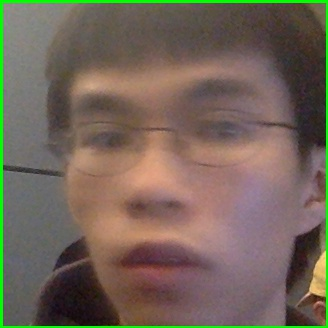
#> input picture Demo/Faces/Kevin/Image_256.jpg, 328 x 328 px
$ python Train4_TEST-cloudtraining_local.py
#> lines starting #> are read from the running program, lines starting #| are printed output that depends on the picture; after the words box and inside, x2 and y2 are one past the last pixel; in counts of white or black regions, pixels touching at a corner belong together
import cv2, sys, numpy, os
import time
#import _thread
from cv2 import face
# import pickle

labl = []
size = 5
face_cascade = cv2.CascadeClassifier('haarcascade_frontalface_default.xml')
fn_dir = os.getcwd() + '/Faces'
# fn_dir = '/Users/harshilprajapati/Desktop/Boston University/Semester 1/Product Design in ECE/RobotFilmMaker/RobotFilmmaker/Cloud+RPi/faces'
flag =0

print('Training...')

(images, lables, names, id) = ([], [], {}, 0)
for (subdirs, dirs, files) in os.walk(fn_dir):
    for subdir in dirs:
        names[id] = subdir

        subjectpath = os.path.join(fn_dir, subdir)
        for filename in os.listdir(subjectpath):
            if filename.startswith('I'):
                path = subjectpath + '/' + filename
                lable = id
                ximg=cv2.imread(path, 0)
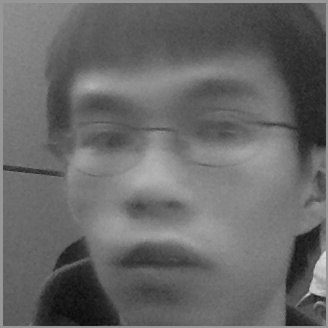
#> ximg: shape (328, 328); min 10, max 217, mean 104.3
                ximg=cv2.resize(ximg,(125,125))
#> ximg: shape (125, 125)
                otsu = cv2.adaptiveThreshold(ximg,255,cv2.ADAPTIVE_THRESH_MEAN_C,cv2.THRESH_BINARY,11,2)
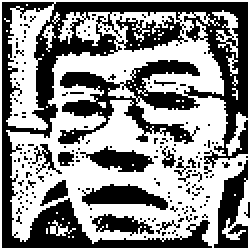
#> otsu: shape (125, 125) (shown 2 times larger); 55.2% white; 175 black regions (164 under 20 px), largest, box (x1, y1, x2, y2) and area: (1, 1, 124, 124) 5238, (107, 80, 124, 124) 388, (41, 92, 84, 105) 317
                images.append(otsu)
                lables.append(int(lable))
        id += 1
(im_width, im_height) = (125, 125)
#> im_width = 125; im_height = 125
#print(lables)

(images, lables) = [numpy.array(lis) for lis in [images, lables]]

model = face.FisherFaceRecognizer_create()
model.train(images, lables)
model.write('localtrained.xml')
